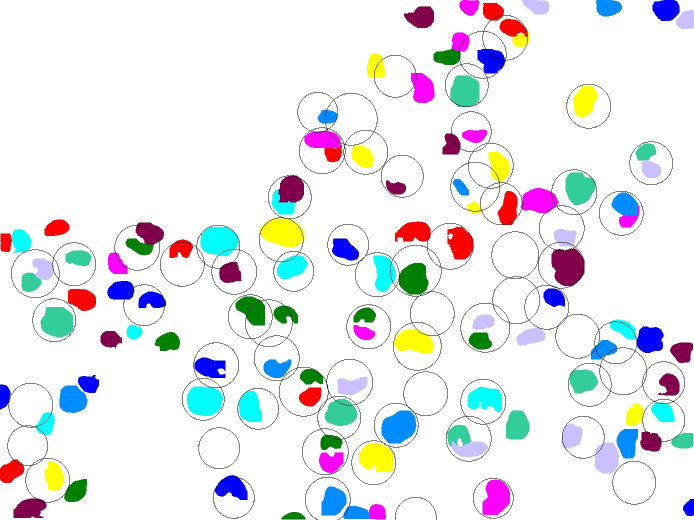
#> input picture Masks/CHO/13-3IF_CHO_Branco_Alt.tif.jpg, 1388 x 1040 px, found by its file name (shown at 1/2 size); its folder holds only this picture in this run
$ python final.py   (older library calls are emulated)
#> lines starting #> are read from the running program, lines starting #| are printed output that depends on the picture
# -*- coding: utf-8 -*-
"""
Created on Sat Dec 14 13:59:52 2019

@author: hemaxi
"""


'''Membrane Segmentation using Hough Transform'''

import os
import numpy as np
import cv2
import matplotlib.pyplot as plt
from skimage import data, color
from skimage.transform import hough_circle, hough_circle_peaks
from skimage.feature import canny
from skimage.draw import circle_perimeter
from skimage.util import img_as_ubyte
import pickle
from skimage.color import label2rgb
import skimage

imgs_dir = r'C:\Users\hemax\Desktop\Imagens_Membrana\CHO'
predictions_path = r'C:\Users\hemax\Desktop\Imagens_Membrana\predictions\CHO'


for img, pkl in zip(os.listdir(imgs_dir), os.listdir(predictions_path)):

    # Load picture and detect edges

    image = cv2.imread(os.path.join(imgs_dir, img))
#> image is the input picture: shape (1040, 1388, 3); mean B, G, R 237.4, 233.8, 232.2
    or_img = image

    image = image[:,:,-1]
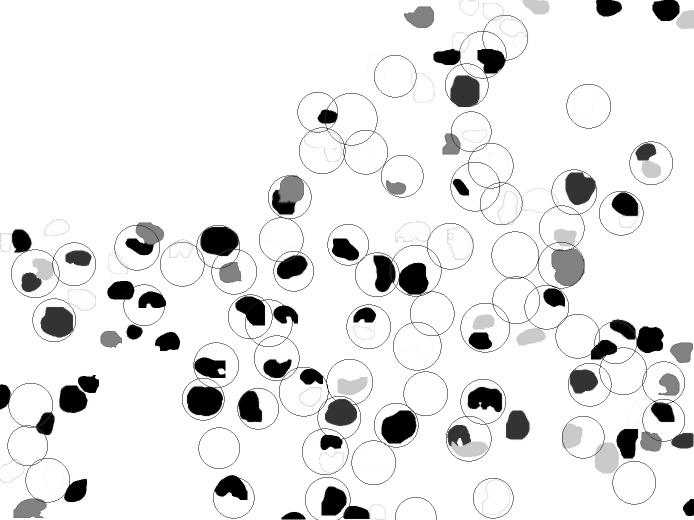
#> image: shape (1040, 1388) (shown at 1/2 size); min 0, max 255, mean 232.2


    #normalize the image

    minn = np.min(image)
#> minn = 0
    maxx = np.max(image)
#> maxx = 255

    ones = np.ones(np.shape(image))
    ones = ones * minn
#> ones: shape (1040, 1388) float64; every value is 0

    image = (image - ones) /(maxx - minn)
    image = image*255.0
    image = image.astype('uint8')


    #detect the edges

    edges = canny(image, sigma=3, low_threshold=10, high_threshold=50)
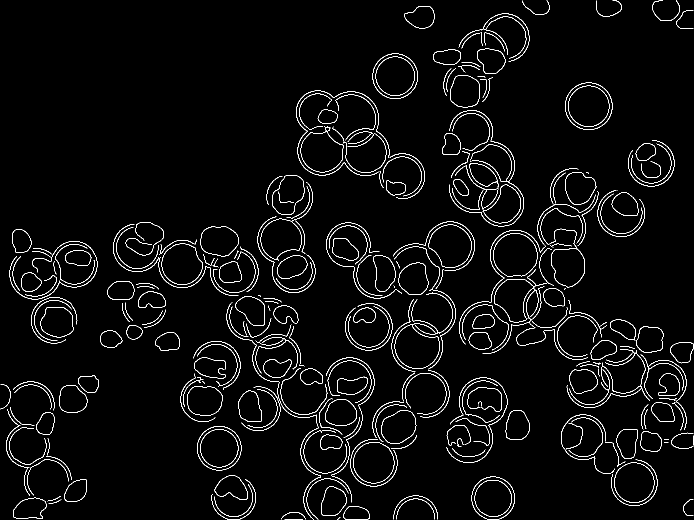
#> edges: shape (1040, 1388) bool (shown at 1/2 size); 3.2% white in thin lines or dots


    # Detect between a range of radii (from 40 pixels to 80 pixels)
    hough_radii = np.arange(40, 80, 1)
    hough_res = hough_circle(edges, hough_radii)

    # Select the most prominent 500 circles
    accums, cx, cy, radii = hough_circle_peaks(hough_res, hough_radii, min_xdistance=60,
                                               min_ydistance=60, total_num_peaks=500)
#> accums = 93 values, max 1 at index 0, min 0.0987 at index 92, mean 0.546; cx = 93 values, max 1376 at index 83, min 55 at index 48, mean 759.1; cy = 93 values, max 1035 at index 60, min 65 at index 77, mean 612.2; radii = 93 values, max 79 at index 72, min 40 at index 3, mean 52.54


    ## remove overlapping circles

    #put all the predicted circles in an array
    v=[]
    for center_y, center_x, radius in zip(cy, cx, radii):
        v.append((0,center_y, center_x, radius))
#> this loop made 93 passes
#> (center_y, center_x, radius) on passes 1 to 12: (896, 438, 44), (212, 1177, 47), (152, 790, 45), (965, 1268, 40), (996, 986, 43), (489, 696, 44), (925, 747, 41), (692, 834, 45), (542, 587, 43), (653, 737, 47), (492, 900, 49), (787, 851, 41)
#> after the loop, v = 93 items, first 6: (0, 896, 438, 44), (0, 212, 1177, 47), (0, 152, 790, 45), (0, 965, 1268, 40), (0, 996, 986, 43), (0, 489, 696, 44)


    #convert a list to array

    v = np.array(v)
#> v = 93 rows, first 6: [0, 896, 438, 44], [0, 212, 1177, 47], [0, 152, 790, 45], [0, 965, 1268, 40], [0, 996, 986, 43], [0, 489, 696, 44]

    out = []


    for i in range(0,np.shape(v)[0]):
        a=[]
        if(v[i][0]!=10000):
            a.append(v[i])
            for j in range(0,np.shape(v)[0]):
                if(v[j][0]!=10000 and i!=j):
                    if(np.abs(v[i][1]-v[j][1])<=60 and np.abs(v[i][2]-v[j][2])<=60):
                        a.append(v[j])
                        v[j][0] = 10000
            v[i][0]=10000


        if(a != []):
            out.append(np.mean(a, axis=0))
#> after the loop, out = 93 items, first 6: [10000, 896, 438, 44], [10000, 212, 1177, 47], [10000, 152, 790, 45], [10000, 965, 1268, 40], [10000, 996, 986, 43], [10000, 489, 696, 44]; v = 93 rows, first 6: [10000, 896, 438, 44], [10000, 212, 1177, 47], [10000, 152, 790, 45], [10000, 965, 1268, 40], [10000, 996, 986, 43], [10000, 489, 696, 44]


   ## segmentation mask

    pickle_in = open(os.path.join(predictions_path, pkl), "rb")
#> (the run stopped early here; a loop or call above may not have finished)

$ run again, on Masks/CHO/25-3IF_CHO_WT_Alt.tif.jpg
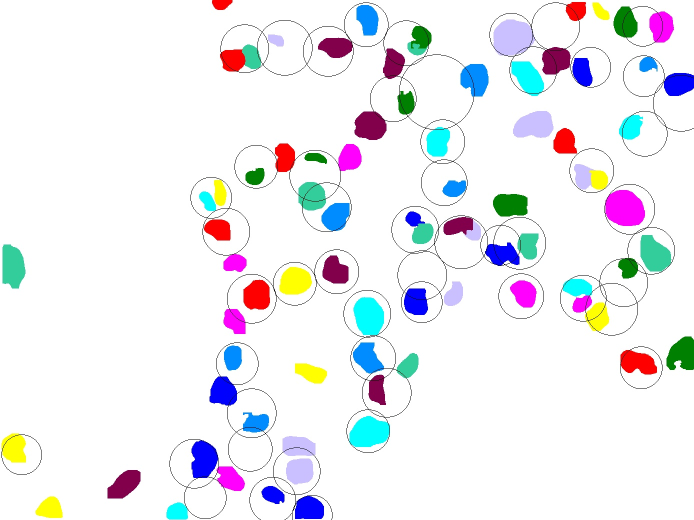
#> input picture Masks/CHO/25-3IF_CHO_WT_Alt.tif.jpg, 1388 x 1040 px, found by its file name (shown at 1/2 size)
#> image is the input picture: shape (1040, 1388, 3); mean B, G, R 241.8, 237.1, 236.8
#> `image = image[:,:,-1]`:
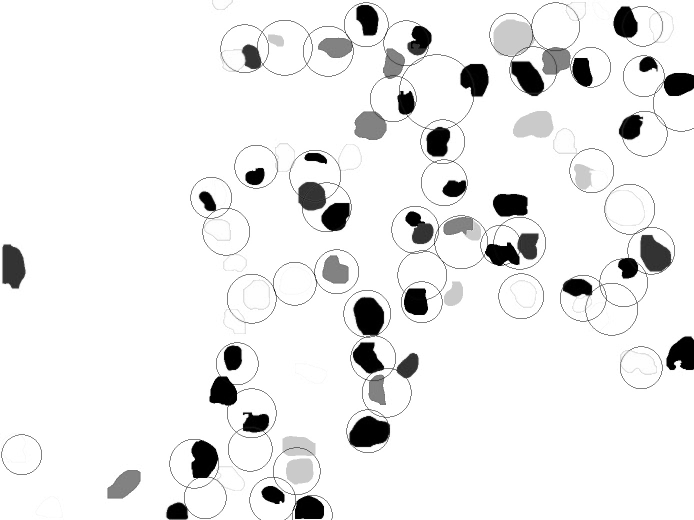
#> image: shape (1040, 1388) (shown at 1/2 size); min 0, max 255, mean 236.8
#> minn = 0
#> maxx = 255
#> ones: shape (1040, 1388) float64; every value is 0
#> `edges = canny(image, sigma=3, low_threshold=10, high_threshold=50)`:
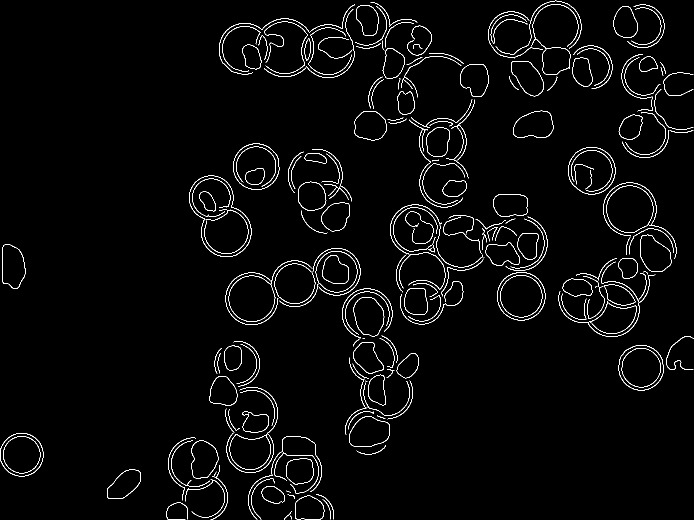
#> edges: shape (1040, 1388) bool (shown at 1/2 size); 2.4% white in thin lines or dots
#> accums = 63 values, max 0.946 at index 0, min 0.116 at index 62, mean 0.544; cx = 63 values, max 1363 at index 43, min 43 at index 1, mean 837.4; cy = 63 values, max 1008 at index 55, min 49 at index 28, mean 467.4; radii = 63 values, max 79 at index 49, min 40 at index 9, mean 54.86
#> the loop `for center_y, center_x, radius in zip(cy, cx, radii):` made 63 passes
#> (center_y, center_x, radius) on passes 1 to 8: (592, 1042, 48), (909, 43, 43), (597, 503, 46), (341, 1183, 47), (543, 673, 47), (333, 512, 46), (395, 422, 44), (735, 1282, 45)
#> after the loop `for center_y, center_x, radius in zip(cy, cx, radii):`: v = 63 items, first 6: (0, 592, 1042, 48), (0, 909, 43, 43), (0, 597, 503, 46), (0, 341, 1183, 47), (0, 543, 673, 47), (0, 333, 512, 46)
#> `v = np.array(v)`: v = 63 rows, first 6: [0, 592, 1042, 48], [0, 909, 43, 43], [0, 597, 503, 46], [0, 341, 1183, 47], [0, 543, 673, 47], [0, 333, 512, 46]
#> after the loop `for i in range(0,np.shape(v)[0]):`: out = 63 items, first 6: [10000, 592, 1042, 48], [10000, 909, 43, 43], [10000, 597, 503, 46], [10000, 341, 1183, 47], [10000, 543, 673, 47], [10000, 333, 512, 46]; v = 63 rows, first 6: [10000, 592, 1042, 48], [10000, 909, 43, 43], [10000, 597, 503, 46], [10000, 341, 1183, 47], [10000, 543, 673, 47], [10000, 333, 512, 46]

$ run again, on Masks/CHO/27-3IF_CHO_WT_Alt.tif.jpg
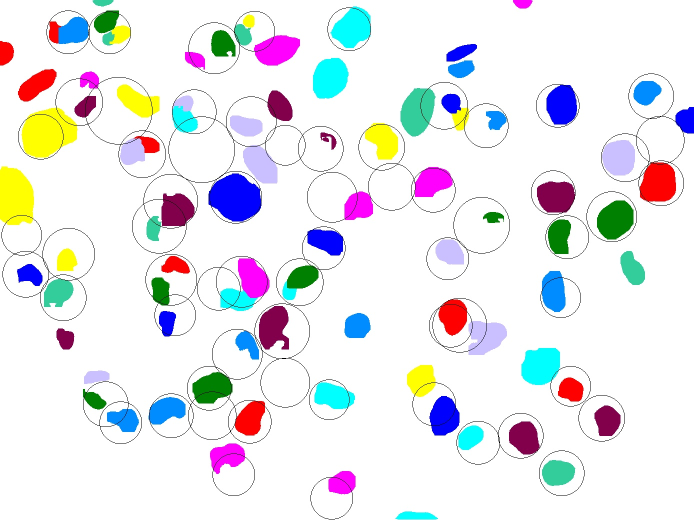
#> input picture Masks/CHO/27-3IF_CHO_WT_Alt.tif.jpg, 1388 x 1040 px, found by its file name (shown at 1/2 size)
#> image is the input picture: shape (1040, 1388, 3); mean B, G, R 235.9, 231.9, 231.5
#> `image = image[:,:,-1]`:
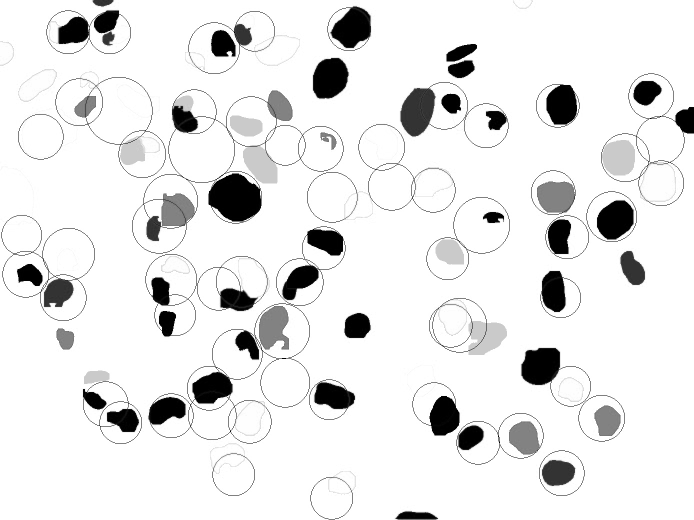
#> image: shape (1040, 1388) (shown at 1/2 size); min 0, max 255, mean 231.5
#> minn = 0
#> maxx = 255
#> ones: shape (1040, 1388) float64; every value is 0
#> `edges = canny(image, sigma=3, low_threshold=10, high_threshold=50)`:
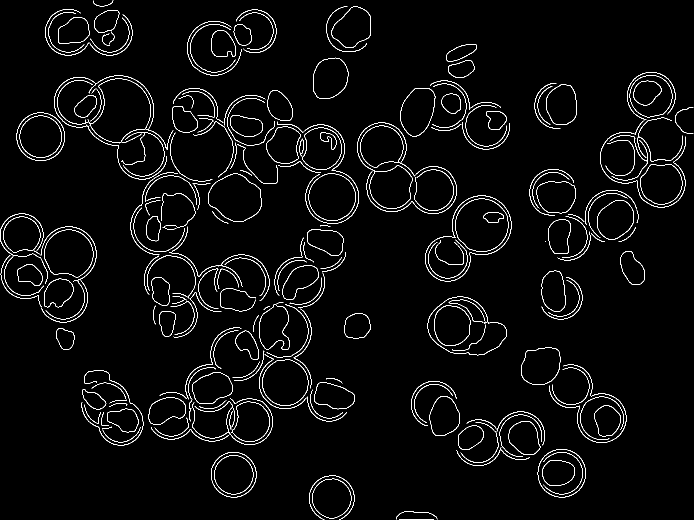
#> edges: shape (1040, 1388) bool (shown at 1/2 size); 2.9% white in thin lines or dots
#> accums = 83 values, max 0.986 at index 0, min 0.0932 at index 82, mean 0.543; cx = 83 values, max 1322 at index 27, min 43 at index 17, mean 677; cy = 83 values, max 996 at index 12, min 45 at index 80, mean 482.4; radii = 83 values, max 79 at index 72, min 40 at index 43, mean 56.22
#> the loop `for center_y, center_x, radius in zip(cy, cx, radii):` made 83 passes
#> (center_y, center_x, radius) on passes 1 to 8: (273, 81, 48), (949, 467, 45), (946, 1123, 48), (204, 158, 50), (294, 763, 49), (843, 499, 46), (450, 963, 59), (765, 570, 46)
#> after the loop `for center_y, center_x, radius in zip(cy, cx, radii):`: v = 83 items, first 6: (0, 273, 81, 48), (0, 949, 467, 45), (0, 946, 1123, 48), (0, 204, 158, 50), (0, 294, 763, 49), (0, 843, 499, 46)
#> `v = np.array(v)`: v = 83 rows, first 6: [0, 273, 81, 48], [0, 949, 467, 45], [0, 946, 1123, 48], [0, 204, 158, 50], [0, 294, 763, 49], [0, 843, 499, 46]
#> after the loop `for i in range(0,np.shape(v)[0]):`: out = 83 items, first 6: [10000, 273, 81, 48], [10000, 949, 467, 45], [10000, 946, 1123, 48], [10000, 204, 158, 50], [10000, 294, 763, 49], [10000, 843, 499, 46]; v = 83 rows, first 6: [10000, 273, 81, 48], [10000, 949, 467, 45], [10000, 946, 1123, 48], [10000, 204, 158, 50], [10000, 294, 763, 49], [10000, 843, 499, 46]

$ run again, on Masks/CHO/29-3IF_CHO_Mock_Alt.tif.jpg
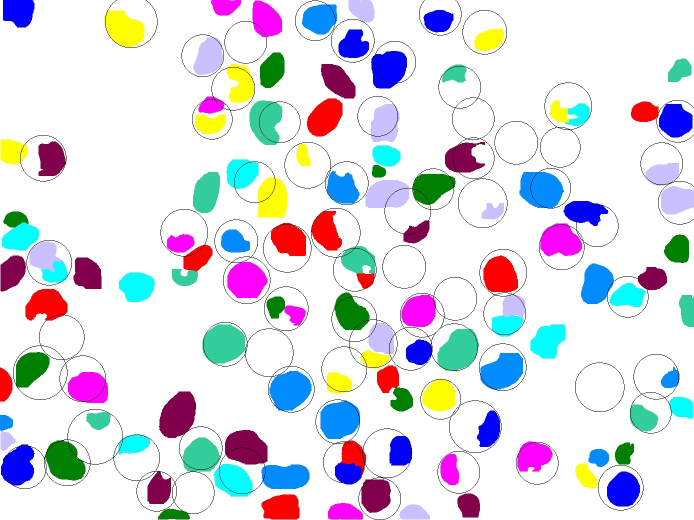
#> input picture Masks/CHO/29-3IF_CHO_Mock_Alt.tif.jpg, 1388 x 1040 px, found by its file name (shown at 1/2 size)
#> image is the input picture: shape (1040, 1388, 3); mean B, G, R 228.9, 219.8, 219.4
#> `image = image[:,:,-1]`:
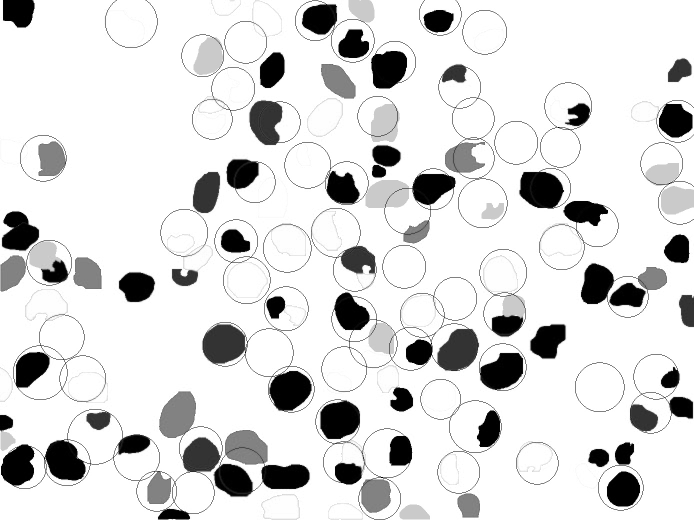
#> image: shape (1040, 1388) (shown at 1/2 size); min 0, max 255, mean 219.4
#> minn = 0
#> maxx = 255
#> ones: shape (1040, 1388) float64; every value is 0
#> `edges = canny(image, sigma=3, low_threshold=10, high_threshold=50)`:
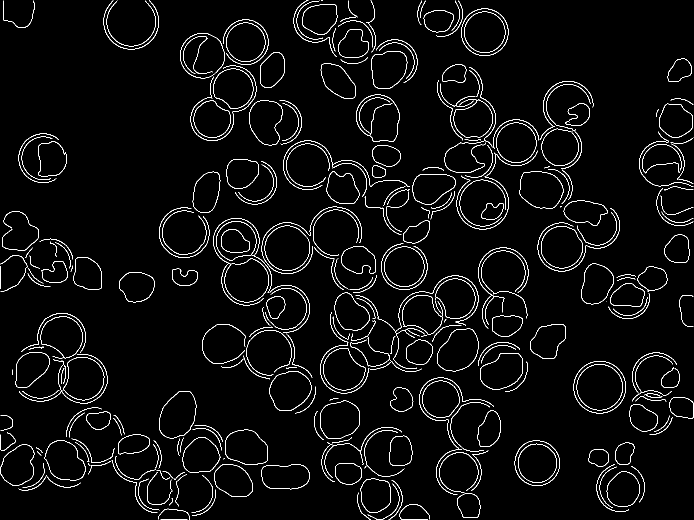
#> edges: shape (1040, 1388) bool (shown at 1/2 size); 3.4% white in thin lines or dots
#> accums = 120 values, max 1 at index 0, min 0.0889 at index 118, mean 0.432; cx = 120 values, max 1359 at index 46, min 8 at index 119, mean 701.3; cy = 120 values, max 997 at index 54, min 28 at index 53, mean 550.4; radii = 120 values, max 79 at index 78, min 40 at index 2, mean 55.6
#> the loop `for center_y, center_x, radius in zip(cy, cx, radii):` made 120 passes
#> (center_y, center_x, radius) on passes 1 to 8: (774, 1199, 52), (64, 969, 47), (533, 808, 40), (285, 1032, 40), (738, 688, 48), (482, 472, 46), (597, 910, 40), (406, 965, 52)
#> after the loop `for center_y, center_x, radius in zip(cy, cx, radii):`: v = 120 items, first 6: (0, 774, 1199, 52), (0, 64, 969, 47), (0, 533, 808, 40), (0, 285, 1032, 40), (0, 738, 688, 48), (0, 482, 472, 46)
#> `v = np.array(v)`: v = 120 rows, first 6: [0, 774, 1199, 52], [0, 64, 969, 47], [0, 533, 808, 40], [0, 285, 1032, 40], [0, 738, 688, 48], [0, 482, 472, 46]
#> after the loop `for i in range(0,np.shape(v)[0]):`: out = 120 items, first 6: [10000, 774, 1199, 52], [10000, 64, 969, 47], [10000, 533, 808, 40], [10000, 285, 1032, 40], [10000, 738, 688, 48], [10000, 482, 472, 46]; v = 120 rows, first 6: [10000, 774, 1199, 52], [10000, 64, 969, 47], [10000, 533, 808, 40], [10000, 285, 1032, 40], [10000, 738, 688, 48], [10000, 482, 472, 46]

$ run again, on Masks/CHO/17-3IF_CHO_WT_Alt.tif.jpg
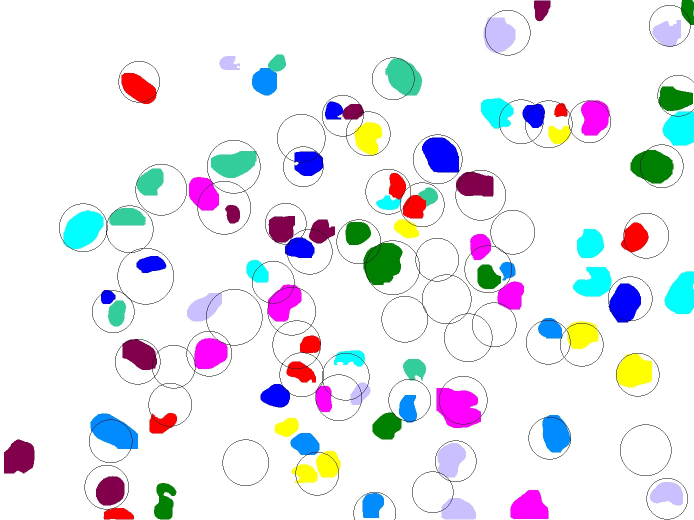
#> input picture Masks/CHO/17-3IF_CHO_WT_Alt.tif.jpg, 1388 x 1040 px, found by its file name (shown at 1/2 size)
#> image is the input picture: shape (1040, 1388, 3); mean B, G, R 239.1, 233.4, 232.8
#> `image = image[:,:,-1]`:
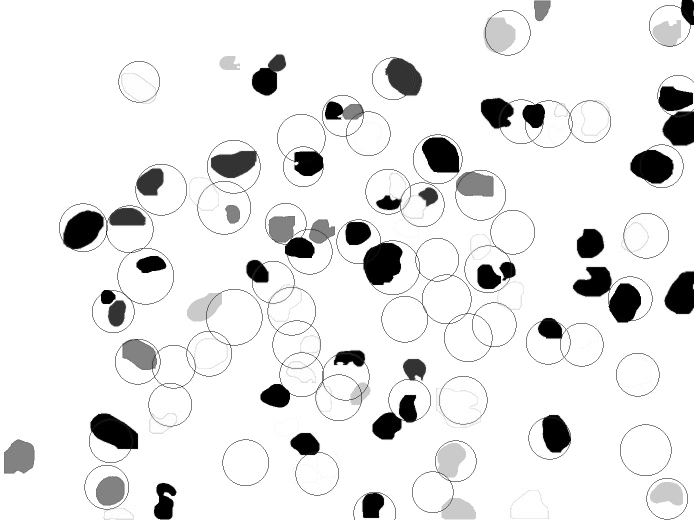
#> image: shape (1040, 1388) (shown at 1/2 size); min 0, max 255, mean 232.8
#> minn = 0
#> maxx = 255
#> ones: shape (1040, 1388) float64; every value is 0
#> `edges = canny(image, sigma=3, low_threshold=10, high_threshold=50)`:
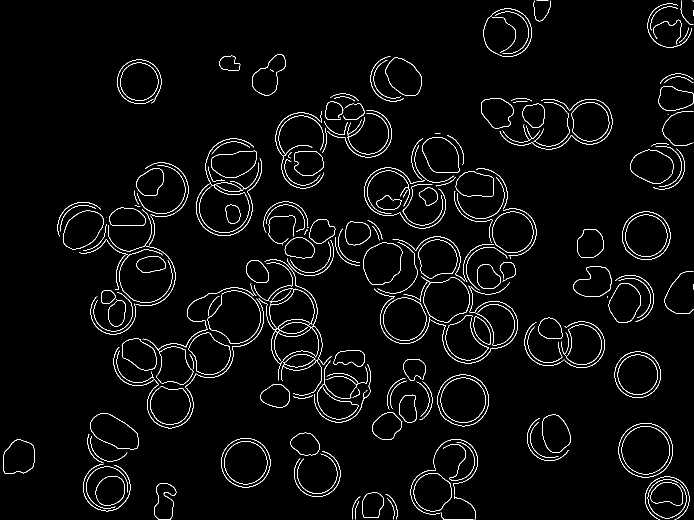
#> edges: shape (1040, 1388) bool (shown at 1/2 size); 2.9% white in thin lines or dots
#> accums = 88 values, max 1 at index 0, min 0.0987 at index 87, mean 0.502; cx = 88 values, max 1363 at index 72, min 1 at index 77, mean 746.5; cy = 88 values, max 1030 at index 80, min 51 at index 44, mean 580; radii = 88 values, max 79 at index 53, min 41 at index 17, mean 56.75
#> the loop `for center_y, center_x, radius in zip(cy, cx, radii):` made 88 passes
#> (center_y, center_x, radius) on passes 1 to 8: (749, 1275, 46), (900, 1291, 54), (925, 491, 49), (471, 1292, 48), (383, 776, 48), (649, 988, 47), (163, 278, 44), (415, 448, 50)
#> after the loop `for center_y, center_x, radius in zip(cy, cx, radii):`: v = 88 items, first 6: (0, 749, 1275, 46), (0, 900, 1291, 54), (0, 925, 491, 49), (0, 471, 1292, 48), (0, 383, 776, 48), (0, 649, 988, 47)
#> `v = np.array(v)`: v = 88 rows, first 6: [0, 749, 1275, 46], [0, 900, 1291, 54], [0, 925, 491, 49], [0, 471, 1292, 48], [0, 383, 776, 48], [0, 649, 988, 47]
#> after the loop `for i in range(0,np.shape(v)[0]):`: out = 88 items, first 6: [10000, 749, 1275, 46], [10000, 900, 1291, 54], [10000, 925, 491, 49], [10000, 471, 1292, 48], [10000, 383, 776, 48], [10000, 649, 988, 47]; v = 88 rows, first 6: [10000, 749, 1275, 46], [10000, 900, 1291, 54], [10000, 925, 491, 49], [10000, 471, 1292, 48], [10000, 383, 776, 48], [10000, 649, 988, 47]
